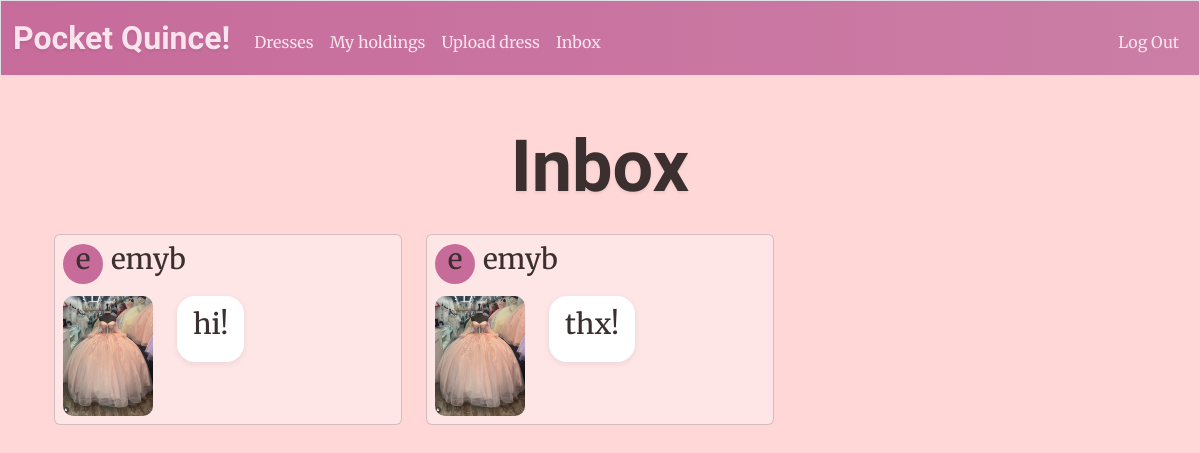
The app's page /messages (signed in) with its own data.
### tables this page shows
CREATE TABLE messages (
    id INTEGER PRIMARY KEY AUTOINCREMENT,
    sender_id   INTEGER NOT NULL,
    receiver_id INTEGER NOT NULL,
    dress_id    INTEGER,
    body        TEXT NOT NULL,
    created_at  TIMESTAMP DEFAULT CURRENT_TIMESTAMP,
    FOREIGN KEY (sender_id)   REFERENCES users(id),
    FOREIGN KEY (receiver_id) REFERENCES users(id),
    FOREIGN KEY (dress_id)    REFERENCES dresses(id)
);

CREATE TABLE users (
id INTEGER PRIMARY KEY AUTOINCREMENT NOT NULL, 
username TEXT NOT NULL UNIQUE, 
email TEXT NOT NULL, 
phone TEXT NOT NULL, 
hash TEXT NOT NULL
);

CREATE TABLE dresses (
    id INTEGER PRIMARY KEY AUTOINCREMENT,
    size TEXT NOT NULL,
    color TEXT NOT NULL,
    owner INTEGER NOT NULL,
    image_url TEXT,
    time_posted TEXT NOT NULL DEFAULT CURRENT_TIMESTAMP,
    FOREIGN KEY (owner) REFERENCES users(id)
);

### app.py (the view)
@app.route("/messages", methods=["GET", "POST"])
@login_required
def messages():
    db = get_db() # Set up database connection to wardrobe.db
    if request.method == "POST":
        receiver_id = request.form.get("receiver_id")
        content = request.form.get("body")
        dress_id = request.form.get("dress_id")
        if not receiver_id or not content or not dress_id:
            return apology("Missing message information")
        db.execute("INSERT INTO messages (sender_id, receiver_id, dress_id, body) VALUES (?,?,?,?)",
                     (session["user_id"], receiver_id, dress_id, content))
        db.commit() # Save database changes
        flash("Message sent!")
        return redirect("/messages") # Allow for messages to be viewed
    else:
        messages = db.execute("SELECT messages.*, users.username as sender_name, dresses.image_url, dresses.size, dresses.color FROM messages JOIN users ON messages.sender_id = users.id LEFT JOIN dresses ON dresses.id = messages.dress_id WHERE messages.receiver_id = ? ORDER BY messages.created_at DESC", (session["user_id"],)).fetchall()
        return render_template("messages.html", messages=messages)

### app.py (called while the page is built)
def get_db():
    if "db" not in g: # Check if database connection already exists
        g.db = sqlite3.connect(DATABASE) # Open database and store connection for reuse
        g.db.row_factory = sqlite3.Row # Enable dictionary-like row access for reading
    return g.db # Return database connection

@app.after_request
def after_request(response):
    response.headers["Cache-Control"] = "no-cache, no-store, must-revalidate"
    response.headers["Expires"] = 0
    response.headers["Pragma"] = "no-cache"
    return response

### help.py (called while the page is built)
def login_required(f):
    @wraps(f)
    def decorated_function(*args, **kwargs):
        if session.get("user_id") is None:
            return redirect("/login")
        return f(*args, **kwargs)
    return decorated_function

### templates/messages.html (shortened to what this page needs)
{% extends "layout.html" %}
{% block main %}
    <h2 class = "imperial">Inbox</h2>
    {%if messages|length == 0 %}
        <h3 class = "body-font">No messages yet</h3>
    {%else%}
        <div class="container mt-4">
            <div class="row">
                {% for message in messages %}
                <div class="col-md-4 mb-4">
                    <div class="card inbox-card p-2">
                        <div class = "message-header">
                            <div class = "message-header-left">
                                <div class = "message-icon">
                                      <h3 class="body-font">{{ message["sender_name"][0] }}</h3>
                                </div>
                                <div class = "message-meta body-font">
                                    <h3 class="body-font">{{ message["sender_name"] }}</h3>
                                </div>
                            </div>
                        </div>
                        <div class = "message-body">
                            <img class="inboxImg" src="{{ message['image_url'] }}">
                            <br>
                            <div class = "message-bubble body-font">
                                <h3 class="body-font">{{ message["body"] }}</h3>
                            </div>
                        </div>
                    </div>
                </div>
                {% endfor %}
            </div>
        </div>
    {% endif %}
{% endblock %}

### static/style.css (style rules this page uses)
body { background-color: #FFD7D7; }
.imperial { font-family: 'Imperial Script', cursive; text-shadow: 0px 2px 3px rgba(0,0,0,0.08); font-weight: 700; font-size: 450%; color: #3B2F2F; }
.body-font { font-family: 'Merriweather', serif; color: #3B2F2F }
.card { background-color: #FFE6E6; }
.inboxImg { width: 90px; height: 120px; object-fit: cover; border-radius: 10px; }
.inbox-card { display: flex; flex-direction: column; justify-content: space-between; height: 100%; max-width: 500px; margin: 0 auto; padding: 1rem 1rem; }
.message-header { display: flex; justify-content: space-between; margin-bottom: 0.7rem; }
.message-header-left { display: flex; align-items: center; gap: 0.5rem; }
.message-icon { width: 40px; height: 40px; border-radius: 50%; background: #C76B9B; color: #F9E3EC; display: flex; align-items: center; justify-content: center; font-weight: 700; font-family: 'Merriweather', serif; }
.message-body { display: flex; align-items: flex-start; gap: 0.75rem; }
.message-bubble { background: #fff; border-radius: 18px; padding: 0.75rem 1rem; box-shadow: 0 2px 6px rgba(0,0,0,0.08); font-size: 0.95rem; text-align: left; max-width: 100%; }

### records on screen
messages: username "e", sender_name "emyb", image_url (picture), body "hi!"
messages: username "e", sender_name "emyb", image_url (picture), body "thx!"
